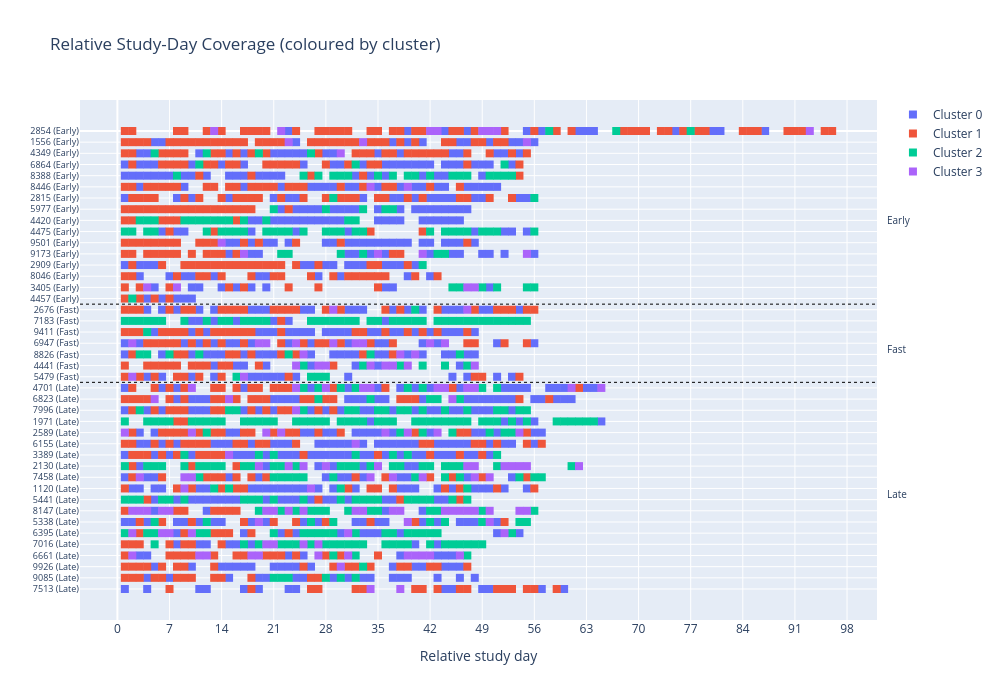

The notebook cell saved with this chart:
### Code cell
# Relative-day coverage grid coloured by cluster
# x = study day relative to each patient's first complete day
# y = patient, ordered by disease stage then total days (descending)

_stage_abbr = {
    'Early Disease Stage':      'Early',
    'Fast Disease Progression': 'Fast',
    'Late Disease Stage':       'Late',
}

_first = meta.groupby('id')['date'].min().rename('first_date').reset_index()
meta_rd = meta.merge(_first, on='id')
meta_rd['relative_day'] = (meta_rd['date'] - meta_rd['first_date']).dt.days + 1

patient_info = (
    meta_rd.groupby('id')
    .agg(disease_type=('disease_type', 'first'), n_days=('date', 'nunique'))
    .reset_index()
)
_stage_rank = {s: i for i, s in enumerate(DISEASE_ORDER)}
_id_order = (
    patient_info
    .assign(_r=patient_info['disease_type'].map(_stage_rank))
    .sort_values(['_r', 'n_days'], ascending=[True, False])['id']
    .tolist()
)
_y_pos    = {pid: i for i, pid in enumerate(_id_order)}
_y_labels = [
    f'{pid} ({_stage_abbr.get(patient_info.loc[patient_info["id"]==pid, "disease_type"].values[0], "?")})'
    for pid in _id_order
]

meta_rd['y_pos'] = meta_rd['id'].map(_y_pos)

fig = go.Figure()
for k in range(K_R1):
    sub = meta_rd[meta_rd['cluster'] == k]
    fig.add_trace(go.Scatter(
        x=sub['relative_day'],
        y=sub['y_pos'],
        mode='markers',
        marker=dict(symbol='square', size=8, color=CLUSTER_COLORS[k % len(CLUSTER_COLORS)]),
        name=f'Cluster {k}',
        customdata=sub[['id', 'disease_type']].values,
        hovertemplate=(
            'Patient %{customdata[0]}<br>'
            'Relative day: %{x}<br>'
            f'Cluster: {k}<br>'
            'Stage: %{customdata[1]}'
            '<extra></extra>'
        ),
    ))

# Horizontal dividers between disease stage groups
_stage_sizes = [
    sum(1 for pid in _id_order
        if patient_info.loc[patient_info['id'] == pid, 'disease_type'].values[0] == s)
    for s in DISEASE_ORDER
]
_cum = 0
_shapes, _annotations = [], []
for stage, sz in zip(DISEASE_ORDER, _stage_sizes):
    _annotations.append(dict(
        x=1.01, xref='paper', y=_cum + sz / 2,
        text=_stage_abbr[stage], showarrow=False,
        font=dict(size=10), xanchor='left',
    ))
    _cum += sz
    if _cum < len(_id_order):  # no divider after last group
        _shapes.append(dict(
            type='line', x0=0, x1=1, xref='paper',
            y0=_cum - 0.5, y1=_cum - 0.5,
            line=dict(color='black', width=1, dash='dot'),
        ))

fig.update_layout(
    title='Relative Study-Day Coverage (coloured by cluster)',
    height=700, width=1000,
    shapes=_shapes,
    annotations=_annotations,
    xaxis=dict(title='Relative study day', dtick=7),
    yaxis=dict(
        tickvals=list(range(len(_id_order))),
        ticktext=_y_labels,
        autorange='reversed',
        tickfont=dict(size=9),
    ),
)
fig.show()

### Figure 1 — Plotly figure (JSON) as saved in the notebook; plotly's stock layout.template omitted (floating-point values rounded to 4 significant figures; data arrays with more than 128 entries replaced by an {"elided": "..."} marker saying what was removed)
{"data": [{"customdata": {"elided": "703x2 mixed values"}, "hovertemplate": "Patient %{customdata[0]}<br>Relative day: %{x}<br>Cluster: 0<br>Stage: %{customdata[1]}<extra></extra>", "marker": {"color": "#636EFA", "size": 8, "symbol": "square"}, "mode": "markers", "name": "Cluster 0", "type": "scatter", "x": {"elided": "703 int values"}, "y": {"elided": "703 int values"}}, {"customdata": {"elided": "631x2 mixed values"}, "hovertemplate": "Patient %{customdata[0]}<br>Relative day: %{x}<br>Cluster: 1<br>Stage: %{customdata[1]}<extra></extra>", "marker": {"color": "#EF553B", "size": 8, "symbol": "square"}, "mode": "markers", "name": "Cluster 1", "type": "scatter", "x": {"elided": "631 int values"}, "y": {"elided": "631 int values"}}, {"customdata": {"elided": "383x2 mixed values"}, "hovertemplate": "Patient %{customdata[0]}<br>Relative day: %{x}<br>Cluster: 2<br>Stage: %{customdata[1]}<extra></extra>", "marker": {"color": "#00CC96", "size": 8, "symbol": "square"}, "mode": "markers", "name": "Cluster 2", "type": "scatter", "x": {"elided": "383 int values"}, "y": {"elided": "383 int values"}}, {"customdata": {"elided": "143x2 mixed values"}, "hovertemplate": "Patient %{customdata[0]}<br>Relative day: %{x}<br>Cluster: 3<br>Stage: %{customdata[1]}<extra></extra>", "marker": {"color": "#AB63FA", "size": 8, "symbol": "square"}, "mode": "markers", "name": "Cluster 3", "type": "scatter", "x": {"elided": "143 int values"}, "y": {"elided": "143 int values"}}], "layout": {"annotations": [{"font": {"size": 10}, "showarrow": false, "text": "Early", "x": 1.01, "xanchor": "left", "xref": "paper", "y": 8}, {"font": {"size": 10}, "showarrow": false, "text": "Fast", "x": 1.01, "xanchor": "left", "xref": "paper", "y": 19.5}, {"font": {"size": 10}, "showarrow": false, "text": "Late", "x": 1.01, "xanchor": "left", "xref": "paper", "y": 32.5}], "height": 700, "shapes": [{"line": {"color": "black", "dash": "dot", "width": 1}, "type": "line", "x0": 0, "x1": 1, "xref": "paper", "y0": 15.5, "y1": 15.5}, {"line": {"color": "black", "dash": "dot", "width": 1}, "type": "line", "x0": 0, "x1": 1, "xref": "paper", "y0": 22.5, "y1": 22.5}], "title": {"text": "Relative Study-Day Coverage (coloured by cluster)"}, "width": 1000, "xaxis": {"dtick": 7, "title": {"text": "Relative study day"}}, "yaxis": {"autorange": "reversed", "tickfont": {"size": 9}, "ticktext": ["2854 (Early)", "1556 (Early)", "4349 (Early)", "6864 (Early)", "8388 (Early)", "8446 (Early)", "2815 (Early)", "5977 (Early)", "4420 (Early)", "4475 (Early)", "9501 (Early)", "9173 (Early)", "2909 (Early)", "8046 (Early)", "3405 (Early)", "4457 (Early)", "2676 (Fast)", "7183 (Fast)", "9411 (Fast)", "6947 (Fast)", "8826 (Fast)", "4441 (Fast)", "5479 (Fast)", "4701 (Late)", "6823 (Late)", "7996 (Late)", "1971 (Late)", "2589 (Late)", "6155 (Late)", "3389 (Late)", "2130 (Late)", "7458 (Late)", "1120 (Late)", "5441 (Late)", "8147 (Late)", "5338 (Late)", "6395 (Late)", "7016 (Late)", "6661 (Late)", "9926 (Late)", "9085 (Late)", "7513 (Late)"], "tickvals": [0, 1, 2, 3, 4, 5, 6, 7, 8, 9, 10, 11, 12, 13, 14, 15, 16, 17, 18, 19, 20, 21, 22, 23, 24, 25, 26, 27, 28, 29, 30, 31, 32, 33, 34, 35, 36, 37, 38, 39, 40, 41]}}}
